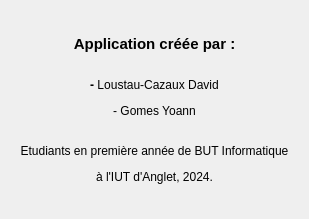
<?xml version="1.0" encoding="UTF-8"?>
<ui version="4.0">
 <class>aproposde</class>
 <widget class="QDialog" name="aproposde">
  <property name="windowModality">
   <enum>Qt::NonModal</enum>
  </property>
  <property name="geometry">
   <rect>
    <x>0</x>
    <y>0</y>
    <width>309</width>
    <height>219</height>
   </rect>
  </property>
  <property name="windowTitle">
   <string>A propos de</string>
  </property>
  <property name="modal">
   <bool>true</bool>
  </property>
  <layout class="QVBoxLayout" name="verticalLayout">
   <item>
    <widget class="QLabel" name="labelInfo">
     <property name="text">
      <string>&lt;!DOCTYPE HTML PUBLIC &quot;-//W3C//DTD HTML 4.0//EN&quot; &quot;http://www.w3.org/TR/REC-html40/strict.dtd&quot;&gt;
&lt;html&gt;&lt;head&gt;&lt;meta name=&quot;qrichtext&quot; content=&quot;1&quot; /&gt;&lt;meta charset=&quot;utf-8&quot; /&gt;&lt;style type=&quot;text/css&quot;&gt;
p, li { white-space: pre-wrap; }
hr { height: 1px; border-width: 0; }
li.unchecked::marker { content: &quot;\2610&quot;; }
li.checked::marker { content: &quot;\2612&quot;; }
&lt;/style&gt;&lt;/head&gt;&lt;body style=&quot; font-family:'Segoe UI'; font-size:9pt; font-weight:400; font-style:normal;&quot;&gt;
&lt;p align=&quot;center&quot; style=&quot; margin-top:12px; margin-bottom:12px; margin-left:0px; margin-right:0px; -qt-block-indent:0; text-indent:0px;&quot;&gt;&lt;span style=&quot; font-size:11pt; font-weight:700;&quot;&gt;Application créée par :&lt;/span&gt;&lt;br /&gt;&lt;/p&gt;
&lt;p align=&quot;center&quot; style=&quot; margin-top:12px; margin-bottom:12px; margin-left:0px; margin-right:0px; -qt-block-indent:0; text-indent:0px;&quot;&gt;&lt;span style=&quot; font-weight:700;&quot;&gt;- &lt;/span&gt;Loustau-Cazaux David&lt;/p&gt;
&lt;p align=&quot;center&quot; style=&quot; margin-top:12px; margin-bottom:12px; margin-left:0px; margin-right:0px; -qt-block-indent:0; text-indent:0px;&quot;&gt;- Gomes Yoann&lt;/p&gt;
&lt;p align=&quot;center&quot; style=&quot; margin-top:12px; margin-bottom:12px; margin-left:0px; margin-right:0px; -qt-block-indent:0; text-indent:0px;&quot;&gt;&lt;br /&gt;Etudiants en première année de BUT Informatique&lt;/p&gt;
&lt;p align=&quot;center&quot; style=&quot; margin-top:12px; margin-bottom:12px; margin-left:0px; margin-right:0px; -qt-block-indent:0; text-indent:0px;&quot;&gt;à l'IUT d'Anglet, 2024.&lt;/p&gt;&lt;/body&gt;&lt;/html&gt;</string>
     </property>
    </widget>
   </item>
  </layout>
 </widget>
 <resources/>
 <connections/>
</ui>
